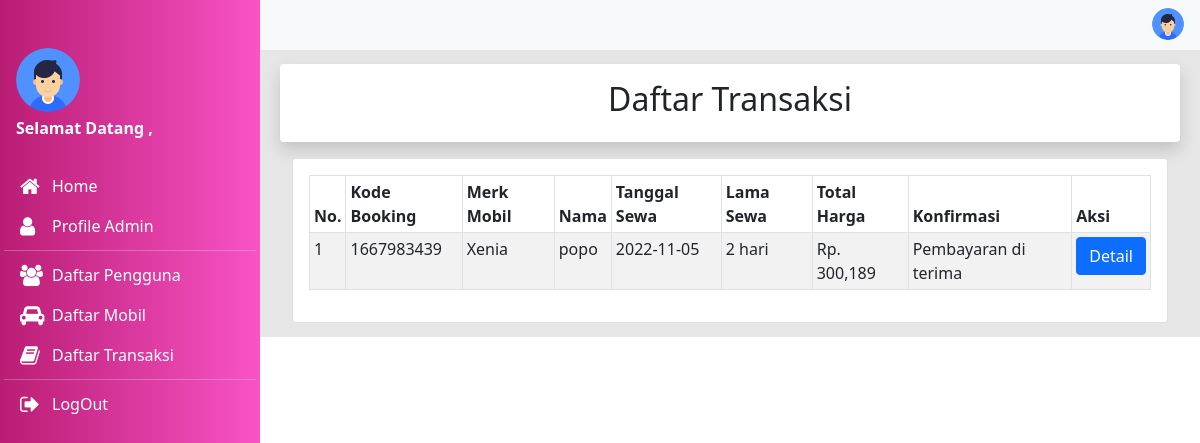
/Admin/booking/booking.php, run on the app's committed database.
### tables this page shows
CREATE TABLE `booking` (
  `id_booking` int(11) NOT NULL,
  `kode_booking` varchar(255) NOT NULL,
  `id_login` int(11) NOT NULL,
  `id_mobil` int(11) NOT NULL,
  `ktp` varchar(255) NOT NULL,
  `nama` varchar(255) NOT NULL,
  `alamat` varchar(255) NOT NULL,
  `no_tlp` varchar(15) NOT NULL,
  `tanggal` varchar(255) NOT NULL,
  `lama_sewa` int(11) NOT NULL,
  `total_harga` int(11) NOT NULL,
  `konfirmasi_pembayaran` varchar(255) NOT NULL,
  `tgl_input` varchar(255) NOT NULL
);

CREATE TABLE `mobil` (
  `id_mobil` int(11) NOT NULL,
  `no_plat` varchar(255) NOT NULL,
  `merk` varchar(255) NOT NULL,
  `harga` int(255) NOT NULL,
  `deskripsi` varchar(255) NOT NULL,
  `status` varchar(255) NOT NULL,
  `gambar` text NOT NULL
);

### Admin/booking/booking.php (the view, shortened to what this page needs)
<?php
require '../koneksi/koneksi.php';
if(!empty($_GET['id'])){
    $id = strip_tags($_GET['id']);
    $sql = "SELECT mobil.merk, booking.* FROM booking JOIN mobil ON
            booking.id_mobil=mobil.id_mobil WHERE id_login = '$id' ORDER BY id_booking DESC";
}else{
    $sql = "SELECT mobil.merk, booking.* FROM booking JOIN mobil ON
            booking.id_mobil=mobil.id_mobil ORDER BY id_booking DESC";
}
$hasil = $koneksi->query($sql)->fetchAll();
?>
<!DOCTYPE html>
<html lang="en">
<head>
    <link rel="stylesheet" href="../assets/app/css/bootstrap.min.css">
    <link rel="stylesheet" href="../assets/icons/css/font-awesome.min.css">
    <link rel="stylesheet" href="../dist/css/index.css">
</head>
<body>
    <div class="wrapper">
        <nav class="navbar navbar-expand-md navbar-light bg-light py-1">
            <div class="container-fluid">
                <button class="btn btn-default" id="btn-slider" type="button">
                    <i class="fa fa-bars fa-lg" aria-hidden="true"></i>
                </button>
                <a class="navbar-brand me-auto text-danger" href="#">Dash<span class="text-warning">Board</span></a>
                <ul class="nav ms-auto">
                    <li class="nav-item dropstart">
                    <li class="nav-item dropstart">
                        <a class="nav-link text-dark ps-3 pe-1" href="#" id="navbarDropdown" role="button"
                            data-bs-toggle="dropdown">
                            <img src="../images/user/user.png" alt="user" class="img-user">
                        </a>
                    </li>
                </ul>
            </div>
        </nav>
        <div class="slider" id="sliders">
            <div class="slider-head">
                <div class="d-block pt-4 pb-3 px-3">
                    <img src="../images/user/user.png" alt="user" class="slider-img-user mb-2">
                    <p class="fw-bold mb-0 lh-1 text-white"> Selamat Datang , <?php echo $_SESSION['USER']['nama_pengguna'];?></p>
                </div>
            </div>
            <div class="slider-body px-1">
                <nav class="nav flex-column">
                    <a class="nav-link px-3 active" a href="../index.php">
                        <i class="fa fa-home fa-lg box-icon" aria-hidden="true"></i>Home
                    </a>
                    <a class="nav-link px-3" a href="../profile.php">
                        <i class="fa fa-user fa-lg box-icon" aria-hidden="true"></i>Profile Admin
                    </a>
                    <hr class="soft my-1 bg-white">
                    <a class="nav-link px-3" a href="../daftarpengguna.php">
                        <i class="fa fa-users fa-lg box-icon" aria-hidden="true"></i>Daftar Pengguna
                    </a>
                    <a class="nav-link px-3" a href="../mobil.php">
                        <i class="fa fa-car fa-lg box-icon" aria-hidden="true"></i>Daftar Mobil
                    </a>
                    <a class="nav-link px-3" a href="booking.php">
                        <i class="fa fa-book fa-lg box-icon" aria-hidden="true"></i>Daftar Transaksi
                    </a>
                    <hr class="soft my-1 bg-white">
                    <a class="nav-link px-3" a href="../logout.php">
                        <i class="fa fa-sign-out fa-lg box-icon" aria-hidden="true"></i>LogOut
                    </a>
                </nav>
            </div>
        </div>
        <div class="main-pages">
        <div class="container-fluid">
                <div class="row g-2 mb-3">
                    <div class="col-12">
                        <div class="d-block bg-white rounded shadow p-3">
                            <center><h2>Daftar Transaksi</h2></center>
                        </div>
                    </div>
                </div>
                <div class="container">
    <div class="card">
        <div class="card-body">
            <div class="table-responsive">
                <table class="table table-striped table-bordered table-sm">
                    <thead>
                        <tr>
                            <th>No. </th>
                            <th>Kode Booking</th>
                            <th>Merk Mobil</th>
                            <th>Nama </th>
                            <th>Tanggal Sewa </th>
                            <th>Lama Sewa </th>
                            <th>Total Harga</th>
                            <th>Konfirmasi</th>
                            <th>Aksi</th>
                        </tr>
                    </thead>
                    <tbody>
                        <?php  $no=1; foreach($hasil as $isi){?>
                        <tr>
                            <td><?php echo $no;?></td>
                            <td><?= $isi['kode_booking'];?></td>
                            <td><?= $isi['merk'];?></td>
                            <td><?= $isi['nama'];?></td>
                            <td><?= $isi['tanggal'];?></td>
                            <td><?= $isi['lama_sewa'];?> hari</td>
                            <td>Rp. <?= number_format($isi['total_harga']);?></td>
                            <td><?= $isi['konfirmasi_pembayaran'];?></td>
                            <td>
                                <a class="btn btn-primary" href="detail.php?id=<?= $isi['kode_booking'];?>"
                                role="button">Detail</a>
                            </td>
                        </tr>
                        <?php $no++;}?>
                    </tbody>
                </table>
            </div>
        </div>
    </div>
</div>
    </div>
</body>
</html>

### data on the page
booking: kode_booking "1667983439", id_mobil.merk "Xenia", nama "popo", tanggal "2022-11-05", lama_sewa "2", total_harga "300,189", konfirmasi_pembayaran "Pembayaran di terima"
